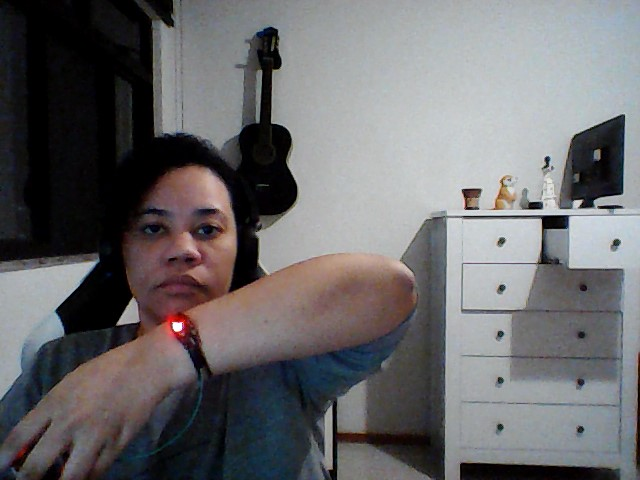
#> input picture Python Files/ProcessamentoImagens/input/LED2.jpg, 640 x 480 px
$ python abertura.py
#> lines starting #> are read from the running program, lines starting #| are printed output that depends on the picture
import matplotlib.pyplot as plt
from PIL import Image
import cv2
import os

INPUT_FOLDER = "input"
OUTPUT_FOLDER = "output"

# retorna endereco relativo da pasta input
def in_path(filename):
    return os.path.join(INPUT_FOLDER, filename)


# [18 lines of commented-out code are left out]
pilimage = Image.open(in_path("LED2.jpg"))
#> pilimage is the input picture: PIL image 640x480 RGB; mean R, G, B 106.5, 105.3, 107.3
width, height = pilimage.size
#> width = 640; height = 480
editada = pilimage

for y in range(height):
    print('in for Y')
    for x in range(width):
        print('in for X')
        (r,g,b) = editada.getpixel((x,y))
        if not(r>=250 and g>=200 and b>=200):
            editada.putpixel((x,y), (0,0,0))
        else:
            print((r,g,b), 'pixel=', (x,y))
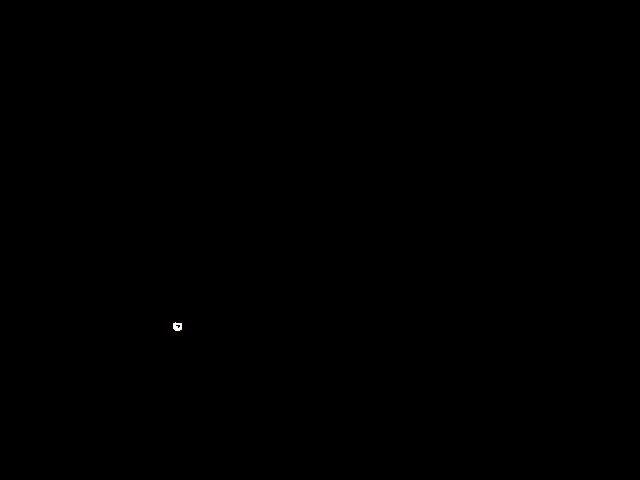
#> editada: PIL image 640x480 RGB; mean R, G, B 0.1, 0, 0

editada.save(in_path('editadaLED2.png'))
plt.imshow(editada)
plt.show()


# DESCOBRIR COR APROXIMADA DO LED (EM PRETO E RBANCO)
hor, vert = [], []
cor_R, cor_G, cor_B = [], [], []
imagem = Image.open(in_path("editadaLED2.png"))
for y in range(imagem.size[1]):   # height
    for x in range(imagem.size[0]):   # width
        cor=(imagem.getpixel((x,y)))
        if cor[0] >= 182 and cor[1]>=92 and cor[2]>=120:  #250,200,200
            print(cor, 'pixel=', (x,y))
            hor.append(x)
            vert.append(y)
            cor_R.append(cor[0])
            cor_G.append(cor[1])
            cor_B.append(cor[2])
#> after the loop, cor_B = 61 values, max 255 at index 4, min 202 at index 0, mean 248.5; cor_G = 61 values, max 255 at index 21, min 200 at index 0, mean 244.3; cor_R = 61 values, max 255 at index 0, min 250 at index 12, mean 254.3; hor = 61 values, max 181 at index 9, min 173 at index 1, mean 176.9; vert = 61 values from 322 to 330

print("*********** out of for *****************")
raioX = max(hor) - min(hor)
#> raioX = 8
raioY = max(vert) - min(vert)
#> raioY = 8
print('max horiz = ', max(hor), '#### min horiz = ', min(hor))
print('max vert = ', max(vert), '#### min vert = ', min(vert))
print('raio em X = ', raioX, ' ### raio em Y = ', raioY)

minR = min(cor_R)
#> minR = 250
minG = min(cor_G)
#> minG = 200
minB = min(cor_B)
#> minB = 202
print('minimo R,G,B = ', minR, minG, minB)

raio = raioX+raioY//2
#> raio = 12
# DEFININDO O ROI (min(hor)-max(hor), min(vert)-max(vert))
coresR, coresG, coresB = [], [], []
imagemFinal = Image.open(in_path("LED2.jpg"))
wid, hei = imagemFinal.size
#> wid = 640; hei = 480
for x in range(min(hor),max(hor)):
    for y in range(min(vert),max(vert)):
        coresR.append((imagemFinal.getpixel((x,y)))[0])
        coresG.append((imagemFinal.getpixel((x,y)))[1])
        coresB.append((imagemFinal.getpixel((x,y)))[2])
        imagemFinal.putpixel((x,y), (0,0,255))
#> after the loop, coresB = 64 values, max 255 at index 10, min 120 at index 40, mean 240; coresG = 64 values, max 255 at index 19, min 92 at index 40, mean 235.6; coresR = 64 values, max 255 at index 0, min 182 at index 40, mean 250.3


plt.imshow(imagemFinal)
plt.show()

print('R \n', coresR, '\nmin', min(coresR))
print('G \n', coresG, '\nmin', min(coresG))
print('B \n', coresB, '\nmin', min(coresB))

$ run again, with Python Files/ProcessamentoImagens/input/puppy.jpg copied over Python Files/ProcessamentoImagens/input/LED2.jpg
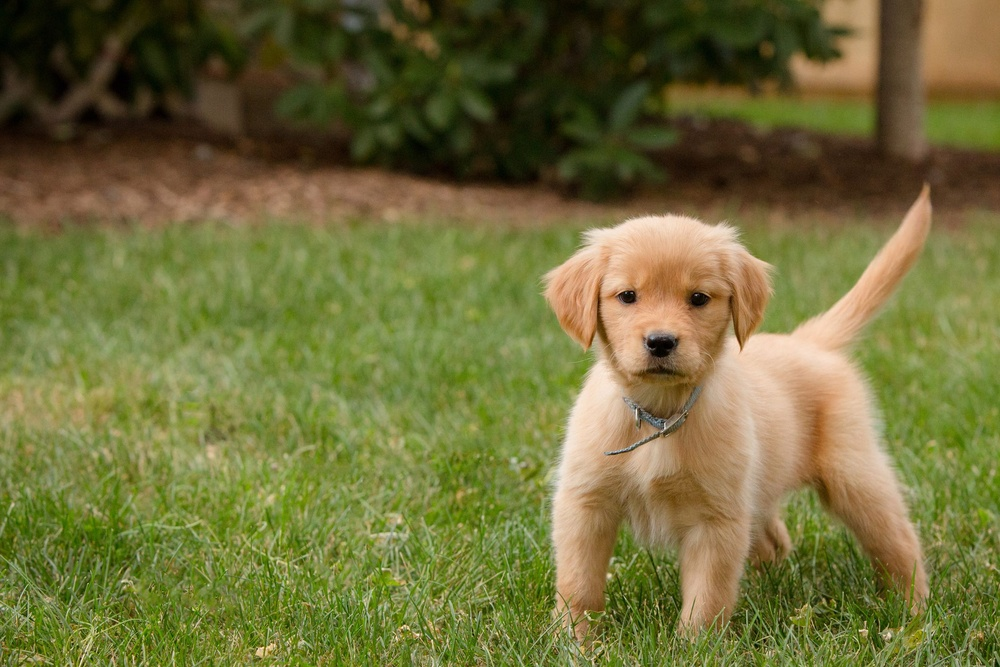
#> input picture Python Files/ProcessamentoImagens/input/puppy.jpg, 1000 x 667 px, shrunk from 2121 x 1414 before the run
#> pilimage is the input picture: PIL image 1000x667 RGB; mean R, G, B 112.5, 110.1, 58.5
#> after the loop `for y in range(imagem.size[1]):`: cor_B = 167 values, max 227 at index 160, min 200 at index 24, mean 207.6; cor_G = 167 values, max 252 at index 166, min 221 at index 25, mean 227.1; cor_R = 167 values, max 255 at index 75, min 250 at index 0, mean 250.8; hor = 167 values, max 824 at index 100, min 417 at index 165, mean 627.7; vert = 167 values from 218 to 634
#> raioX = 407
#> raioY = 416
#> minR = 250
#> minG = 221
#> minB = 200
#> raio = 615
#> after the loop `for x in range(min(hor),max(hor)):`:
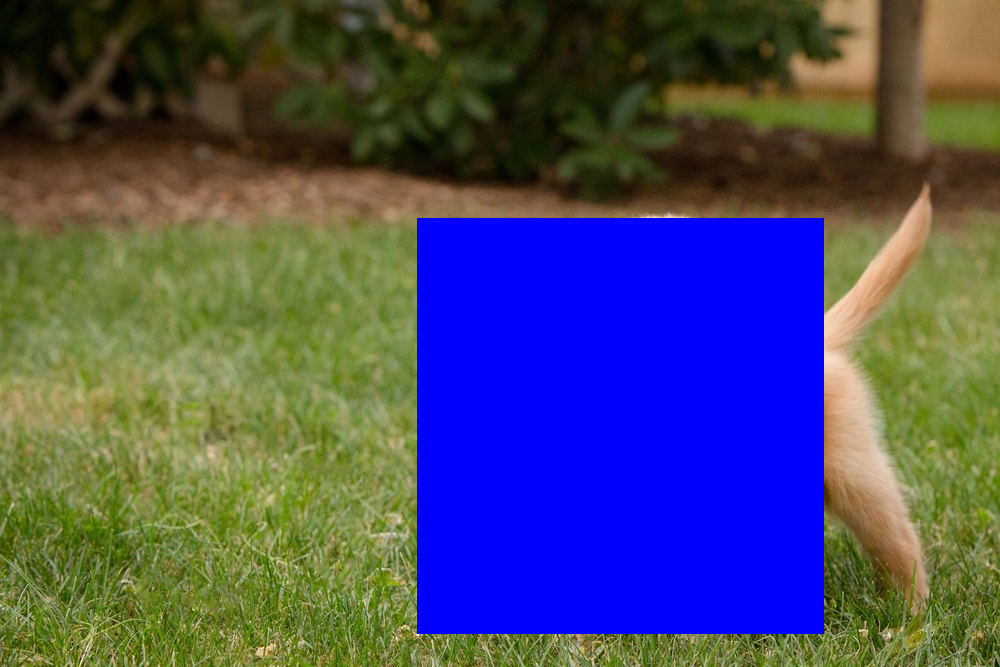
#> imagemFinal: PIL image 1000x667 RGB; mean R, G, B 75, 75.3, 101.9
#> after the loop `for x in range(min(hor),max(hor)):`: coresB = 169312 items
